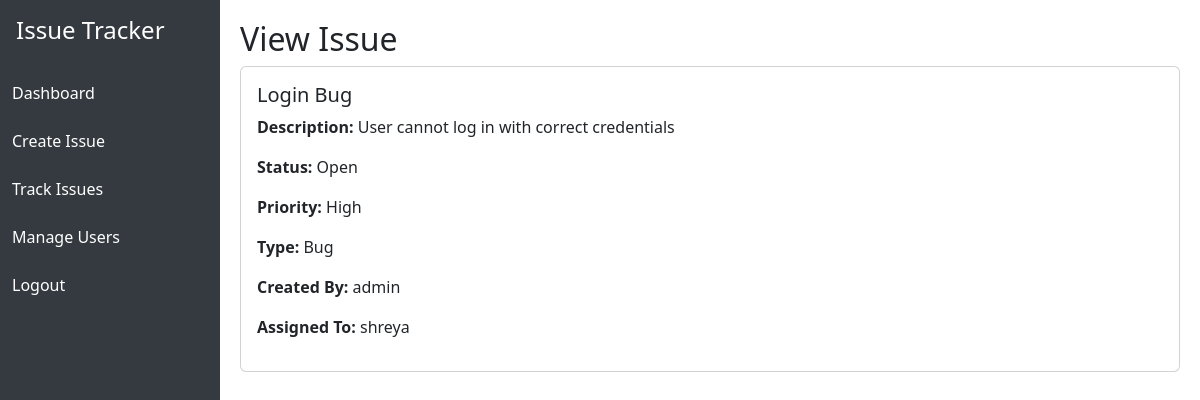
Screenshot of /view_issue/1 (signed in) with the database file from the repository.
### tables this page shows
CREATE TABLE issues (
    id INTEGER PRIMARY KEY AUTOINCREMENT,
    title TEXT NOT NULL,
    description TEXT,
    status TEXT,
    priority TEXT,
    type TEXT,
    created_by TEXT,
    assigned_to TEXT
);

### app/routes.py (the view)
@main.route('/view_issue/<int:issue_id>')
@login_required
def view_issue(issue_id):
    conn = get_db()
    cur = conn.cursor()
    issue = cur.execute('SELECT * FROM issues WHERE id = ?', (issue_id,)).fetchone()
    conn.close()
    return render_template('view_issue.html', issue=issue)

### app/auth.py (called while the page is built)
@login_manager.user_loader
def load_user(user_id):
    conn = get_db()
    cur = conn.cursor()
    cur.execute('SELECT * FROM users WHERE id = ?', (user_id,))
    row = cur.fetchone()
    conn.close()
    if row:
        return User(row['id'], row['username'], row['password'], row['role'])
    return None

### db.py (called while the page is built)
def get_db():
    conn = sqlite3.connect(Config.DB_PATH)
    conn.row_factory = sqlite3.Row
    return conn

### app/templates/view_issue.html
{% extends 'base.html' %}
{% block content %}
<h2>View Issue</h2>
<div class="card">
  <div class="card-body">
    <h5 class="card-title">{{ issue[1] }}</h5>
    <p><strong>Description:</strong> {{ issue[2] }}</p>
    <p><strong>Status:</strong> {{ issue[3] }}</p>
    <p><strong>Priority:</strong> {{ issue[4] }}</p>
    <p><strong>Type:</strong> {{ issue[5] }}</p>
    <p><strong>Created By:</strong> {{ issue[6] }}</p>
    <p><strong>Assigned To:</strong> {{ issue[7] }}</p>
  </div>
</div>
{% endblock %}

### app/templates/base.html (style rules this page uses)
body { display: flex; min-height: 100vh; }

### rows the page displays
issues: title "Login Bug", description "User cannot log in with correct credentials", status "Open", priority "High", type "Bug", created_by "admin", assigned_to "shreya"
